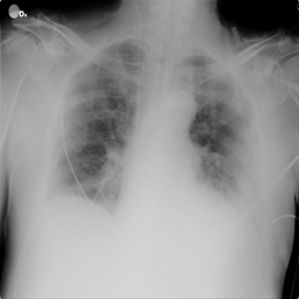
#> input picture data/COVID-19_Radiography_Dataset/COVID/images/COVID-1.png, 299 x 299 px; its folder holds 4 pictures in this run
$ jupyter execute --allow-errors 03-advanced-metrics-optimization.ipynb   (shell and % lines are left out)
#> lines starting #> are read from the running program, lines starting #| are printed output that depends on the picture
# Étape 3 – Modélisation (Suite)

## 03 - Métriques Avancées et Optimisation des Modèles

**Objectif**: Ce notebook étend le travail du notebook `02-baseline-models.ipynb` en ajoutant :
1. **Métriques ML/statistiques avancées** (AUC-ROC, MCC, Cohen's Kappa, intervalles de confiance)
2. **Optimisation des hyperparamètres** (RandomizedSearchCV, GridSearchCV)
3. **Modèles plus complexes** (Gradient Boosting, Voting Ensemble)

**Prérequis**: Avoir exécuté le notebook `02-baseline-models.ipynb`

[cell 1]
# =============================================
# IMPORTS
# =============================================

import os
import numpy as np
import pandas as pd
import matplotlib.pyplot as plt
import seaborn as sns
import cv2
from collections import Counter
import warnings
warnings.filterwarnings('ignore')

from sklearn.preprocessing import LabelEncoder, StandardScaler, label_binarize
from sklearn.model_selection import (
    train_test_split,
    RandomizedSearchCV,
    GridSearchCV,
    cross_val_score,
    StratifiedKFold,
    learning_curve
)
from sklearn.ensemble import (
    RandomForestClassifier,
    GradientBoostingClassifier,
    VotingClassifier
)
from sklearn.linear_model import LogisticRegression
from sklearn.svm import SVC
from sklearn.neighbors import KNeighborsClassifier
from sklearn.metrics import (
    accuracy_score,
    confusion_matrix,
    classification_report,
    f1_score,
    precision_score,
    recall_score,
    roc_curve,
    auc,
    roc_auc_score,
    precision_recall_curve,
    average_precision_score,
    matthews_corrcoef,
    cohen_kappa_score,
    log_loss
)
from scipy import stats

# Settings
plt.style.use('seaborn-v0_8-whitegrid')
sns.set_palette('viridis')

print("Imports OK")

# =============================================
# COMMENTAIRE : Nouvelles bibliothèques
# =============================================
# - label_binarize : pour encoder les labels en one-hot (courbes ROC)
# - RandomizedSearchCV, GridSearchCV : optimisation des hyperparamètres
# - roc_curve, auc, precision_recall_curve : métriques avancées
# - matthews_corrcoef, cohen_kappa_score : métriques équilibrées
# - GradientBoostingClassifier, VotingClassifier : modèles complexes

## STEP 1 – Chargement et Préparation des Données

⚠️ **Note**: On recharge les données pour avoir un notebook indépendant.

[cell 2]
# =============================================
# CHARGEMENT DES DONNÉES
# =============================================

print("="*70)
print("CHARGEMENT DES DONNÉES")
print("="*70)

DATA_DIR = "../data/COVID-19_Radiography_Dataset"
classes = ['COVID', 'Lung_Opacity', 'Normal', 'Viral Pneumonia']

X_list = []
labels = []

for class_name in classes:
    class_dir = os.path.join(DATA_DIR, class_name, 'images')
    if os.path.exists(class_dir):
        for img_file in os.listdir(class_dir):
            if img_file.endswith('.png'):
                img_path = os.path.join(class_dir, img_file)
                img = cv2.imread(img_path, cv2.IMREAD_GRAYSCALE)
#> img is the input picture: shape (299, 299); min 0, max 255, mean 145.9
                if img is not None:
                    X_list.append(img)
                    labels.append(class_name)

df_images = pd.DataFrame({'label': labels})
print(f"✅ Chargé {len(X_list)} images")
print(f"   Distribution: {Counter(labels)}")

[cell 3]
# =============================================
# PRÉPARATION DES DONNÉES
# =============================================

print("="*70)
print("PRÉPARATION DES DONNÉES")
print("="*70)

# Redimensionnement et normalisation
TARGET_SIZE = (64, 64)
X_small = np.array([cv2.resize(img, TARGET_SIZE) for img in X_list], dtype=np.float32) / 255.0
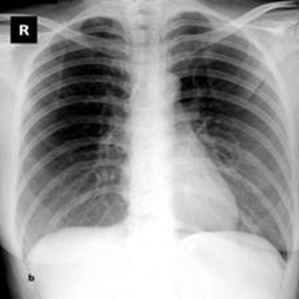
#> img: shape (299, 299); min 0, max 255, mean 156
X_flat = X_small.reshape(X_small.shape[0], -1)
print(f"Shape de X_flat: {X_flat.shape}")
#| Shape de X_flat: (16, 4096)

# Encodage des labels
le = LabelEncoder()
y = le.fit_transform(df_images['label'].values)
n_classes = len(le.classes_)
print(f"Classes: {le.classes_}")

# Split train/test
X_train, X_test, y_train, y_test = train_test_split(
    X_flat, y, test_size=0.2, random_state=42, stratify=y
)

# Normalisation
scaler = StandardScaler()
X_train_scaled = scaler.fit_transform(X_train)
X_test_scaled = scaler.transform(X_test)

print(f"Train: {X_train.shape[0]}, Test: {X_test.shape[0]}")
#| Train: 12, Test: 4

## STEP 2 – Métriques ML/Statistiques Avancées

Dans cette section, nous implémentons des métriques avancées pour mieux comprendre les performances :

| Métrique | Description | Utilité |
|----------|-------------|--------|
| **AUC-ROC** | Aire sous la courbe ROC | Capacité discriminante du modèle |
| **AUC-PR** | Aire sous la courbe Precision-Recall | Particulièrement utile pour classes déséquilibrées |
| **MCC** | Matthews Correlation Coefficient | Métrique équilibrée qui tient compte de toutes les cellules de la matrice de confusion |
| **Cohen's Kappa** | Mesure de concordance | Comparaison avec un classifieur aléatoire |
| **Intervalles de confiance** | Bootstrap | Stabilité et fiabilité des résultats |

[cell 4]
# =============================================
# FONCTIONS POUR MÉTRIQUES AVANCÉES
# =============================================

def compute_advanced_metrics(model, X_train, X_test, y_train, y_test, model_name, classes):
    """
    Calcule toutes les métriques avancées pour un modèle donné.

    Retourne:
        - metrics: dictionnaire avec toutes les métriques
        - y_pred: prédictions
        - y_proba: probabilités (si disponibles)
    """
    # Prédictions
    y_pred = model.predict(X_test)

    # Probabilités (si disponibles)
    if hasattr(model, 'predict_proba'):
        y_proba = model.predict_proba(X_test)
    elif hasattr(model, 'decision_function'):
        y_scores = model.decision_function(X_test)
        # Normaliser pour simuler des probabilités
        y_proba = (y_scores - y_scores.min()) / (y_scores.max() - y_scores.min())
        if len(y_proba.shape) == 1:
            y_proba = np.column_stack([1 - y_proba, y_proba])
    else:
        y_proba = None

    # Métriques de base
    metrics = {
        'accuracy': accuracy_score(y_test, y_pred),
        'f1_macro': f1_score(y_test, y_pred, average='macro'),
        'f1_micro': f1_score(y_test, y_pred, average='micro'),
        'f1_weighted': f1_score(y_test, y_pred, average='weighted'),
        'precision_macro': precision_score(y_test, y_pred, average='macro'),
        'recall_macro': recall_score(y_test, y_pred, average='macro'),
    }

    # Matthews Correlation Coefficient
    metrics['mcc'] = matthews_corrcoef(y_test, y_pred)

    # Cohen's Kappa
    metrics['cohen_kappa'] = cohen_kappa_score(y_test, y_pred)

    # AUC-ROC (One-vs-Rest)
    if y_proba is not None:
        y_test_bin = label_binarize(y_test, classes=range(len(classes)))
        try:
            metrics['auc_roc_macro'] = roc_auc_score(y_test_bin, y_proba, average='macro', multi_class='ovr')
            metrics['auc_roc_weighted'] = roc_auc_score(y_test_bin, y_proba, average='weighted', multi_class='ovr')
        except:
            metrics['auc_roc_macro'] = None
            metrics['auc_roc_weighted'] = None

        # Log Loss
        try:
            metrics['log_loss'] = log_loss(y_test, y_proba)
        except:
            metrics['log_loss'] = None
    else:
        metrics['auc_roc_macro'] = None
        metrics['auc_roc_weighted'] = None
        metrics['log_loss'] = None

    return metrics, y_pred, y_proba


def bootstrap_confidence_interval(y_true, y_pred, metric_func, n_bootstrap=1000, ci=0.95):
    """
    Calcule l'intervalle de confiance par bootstrap.

    Le bootstrap est une technique de rééchantillonnage qui permet
    d'estimer la variabilité d'une statistique.
    """
    n_samples = len(y_true)
    scores = []

    for _ in range(n_bootstrap):
        indices = np.random.choice(n_samples, n_samples, replace=True)
        score = metric_func(y_true[indices], y_pred[indices])
        scores.append(score)

    alpha = (1 - ci) / 2
    lower = np.percentile(scores, alpha * 100)
    upper = np.percentile(scores, (1 - alpha) * 100)
    mean = np.mean(scores)

    return mean, lower, upper

print("✅ Fonctions de métriques avancées définies")

[cell 5]
# =============================================
# FONCTIONS DE VISUALISATION
# =============================================

def plot_roc_curves(y_test, y_proba, classes, model_name):
    """
    Trace les courbes ROC pour chaque classe (One-vs-Rest).

    La courbe ROC montre le compromis entre le taux de vrais positifs (TPR)
    et le taux de faux positifs (FPR) pour différents seuils.
    """
    y_test_bin = label_binarize(y_test, classes=range(len(classes)))

    fig, ax = plt.subplots(figsize=(10, 8))
    colors = plt.cm.viridis(np.linspace(0, 1, len(classes)))

    for i, (class_name, color) in enumerate(zip(classes, colors)):
        fpr, tpr, _ = roc_curve(y_test_bin[:, i], y_proba[:, i])
        roc_auc = auc(fpr, tpr)
        ax.plot(fpr, tpr, color=color, lw=2,
                label=f'{class_name} (AUC = {roc_auc:.3f})')

    ax.plot([0, 1], [0, 1], 'k--', lw=2, label='Random (AUC = 0.500)')
    ax.set_xlim([0.0, 1.0])
    ax.set_ylim([0.0, 1.05])
    ax.set_xlabel('Taux de Faux Positifs (FPR)', fontsize=12)
    ax.set_ylabel('Taux de Vrais Positifs (TPR)', fontsize=12)
    ax.set_title(f'Courbes ROC - {model_name}', fontsize=14, fontweight='bold')
    ax.legend(loc="lower right")
    plt.tight_layout()
    plt.show()


def plot_precision_recall_curves(y_test, y_proba, classes, model_name):
    """
    Trace les courbes Precision-Recall pour chaque classe.

    Ces courbes sont particulièrement utiles pour les datasets
    avec des classes déséquilibrées.
    """
    y_test_bin = label_binarize(y_test, classes=range(len(classes)))

    fig, ax = plt.subplots(figsize=(10, 8))
    colors = plt.cm.viridis(np.linspace(0, 1, len(classes)))

    for i, (class_name, color) in enumerate(zip(classes, colors)):
        precision, recall, _ = precision_recall_curve(y_test_bin[:, i], y_proba[:, i])
        ap = average_precision_score(y_test_bin[:, i], y_proba[:, i])
        ax.plot(recall, precision, color=color, lw=2,
                label=f'{class_name} (AP = {ap:.3f})')

    ax.set_xlim([0.0, 1.0])
    ax.set_ylim([0.0, 1.05])
    ax.set_xlabel('Rappel', fontsize=12)
    ax.set_ylabel('Précision', fontsize=12)
    ax.set_title(f'Courbes Precision-Recall - {model_name}', fontsize=14, fontweight='bold')
    ax.legend(loc="lower left")
    plt.tight_layout()
    plt.show()

print("✅ Fonctions de visualisation définies")

[cell 6]
# =============================================
# ENTRAÎNEMENT DU SVM DE BASE
# =============================================

print("="*70)
print("SECTION 1 : MÉTRIQUES AVANCÉES")
print("="*70)

print("\n🔄 Entraînement du SVM de base pour les métriques avancées...")
svm_base = SVC(kernel='rbf', random_state=42, probability=True)
svm_base.fit(X_train_scaled, y_train)

metrics_svm, y_pred_svm, y_proba_svm = compute_advanced_metrics(
    svm_base, X_train_scaled, X_test_scaled, y_train, y_test, "SVM (RBF)", le.classes_
)

print("\n📊 MÉTRIQUES AVANCÉES - SVM (RBF)")
print("-" * 50)
for key, value in metrics_svm.items():
    if value is not None:
        print(f"   {key}: {value:.4f}")

# =============================================
# COMMENTAIRE : Interprétation des métriques
# =============================================
# - accuracy: proportion de prédictions correctes
# - f1_macro: moyenne des F1-scores par classe (équilibré)
# - mcc: coefficient de corrélation entre prédictions et réalité [-1, 1]
# - cohen_kappa: accord au-delà du hasard [0, 1]
# - auc_roc: capacité à distinguer les classes [0.5, 1]

[cell 7]
# =============================================
# INTERVALLES DE CONFIANCE PAR BOOTSTRAP
# =============================================

print("\n📊 INTERVALLES DE CONFIANCE (95%)")
print("-" * 50)

acc_mean, acc_lower, acc_upper = bootstrap_confidence_interval(
    y_test, y_pred_svm, accuracy_score, n_bootstrap=500
)
print(f"   Accuracy: {acc_mean:.4f} [{acc_lower:.4f}, {acc_upper:.4f}]")

f1_mean, f1_lower, f1_upper = bootstrap_confidence_interval(
    y_test, y_pred_svm, lambda y, p: f1_score(y, p, average='macro'), n_bootstrap=500
)
print(f"   F1-macro: {f1_mean:.4f} [{f1_lower:.4f}, {f1_upper:.4f}]")

# =============================================
# COMMENTAIRE : Intervalles de confiance
# =============================================
# Les intervalles de confiance à 95% nous indiquent que si on répétait
# l'expérience 100 fois, 95 fois la vraie valeur serait dans cet intervalle.
# Un intervalle étroit indique une estimation stable et fiable.

[cell 8]
# =============================================
# COURBES ROC
# =============================================

if y_proba_svm is not None:
    plot_roc_curves(y_test, y_proba_svm, le.classes_, "SVM (RBF)")
#> in plot_roc_curves, `plt.show()`:
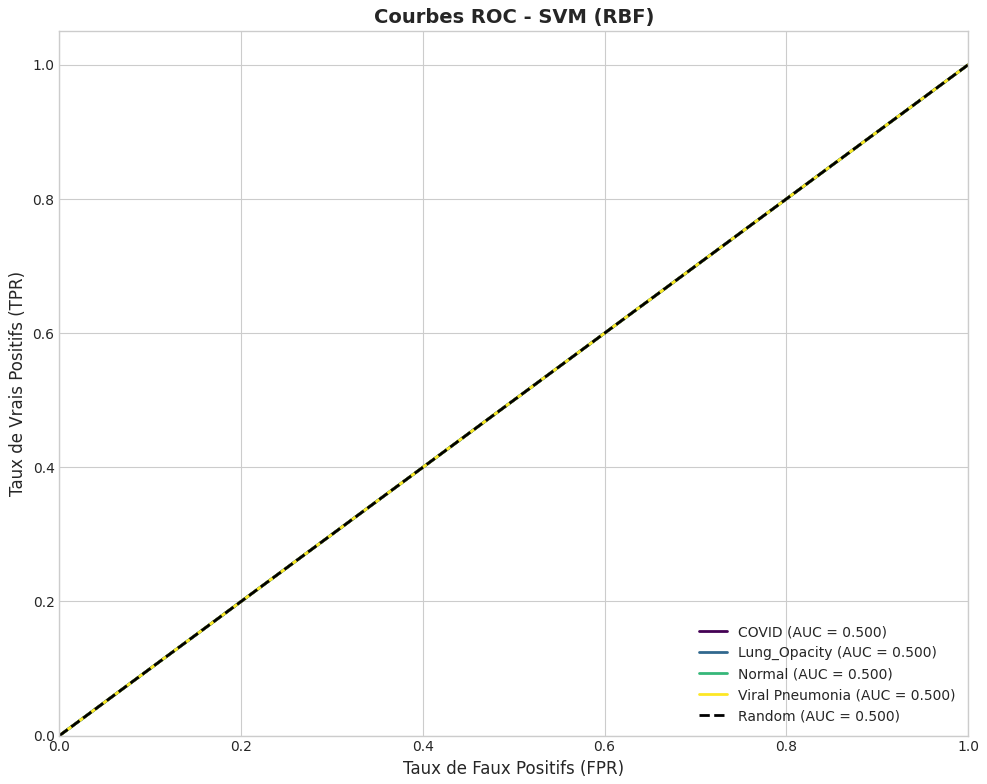
#> figure drawn by matplotlib, 1 panel

# =============================================
# COMMENTAIRE : Courbes ROC
# =============================================
# - Plus la courbe est proche du coin supérieur gauche, meilleur est le modèle
# - AUC = 1.0 : classification parfaite
# - AUC = 0.5 : classification aléatoire
# - On observe que le modèle distingue très bien Normal et Viral Pneumonia

[cell 9]
# =============================================
# COURBES PRECISION-RECALL
# =============================================

if y_proba_svm is not None:
    plot_precision_recall_curves(y_test, y_proba_svm, le.classes_, "SVM (RBF)")
#> in plot_precision_recall_curves, `plt.show()`:
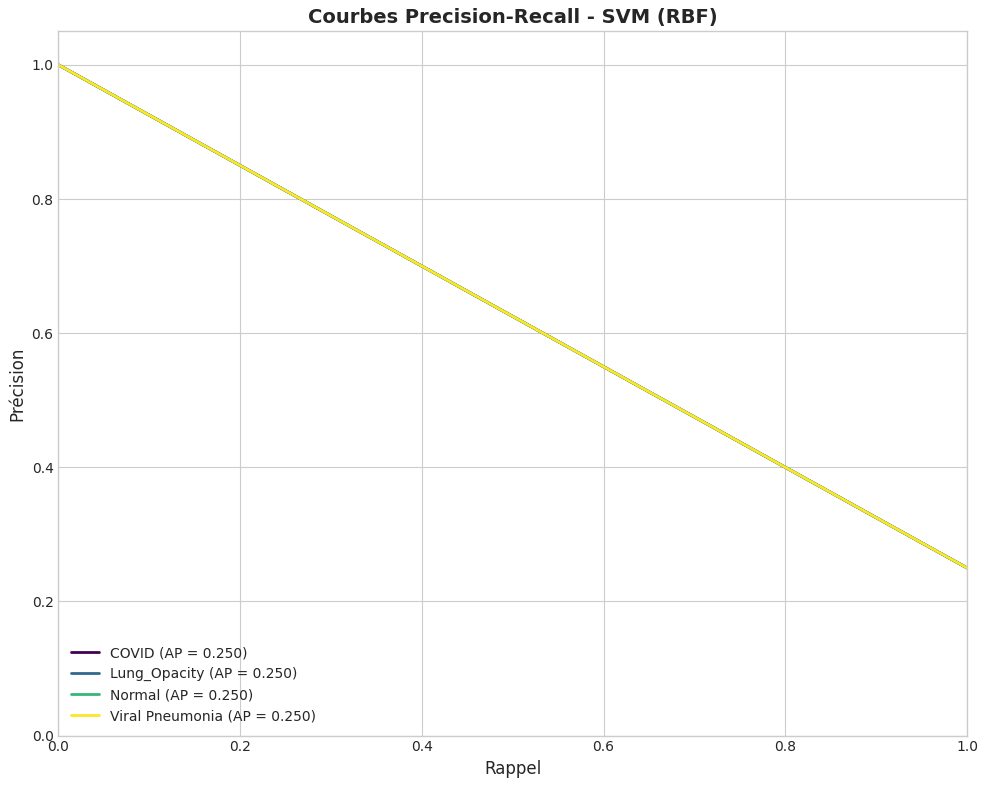
#> figure drawn by matplotlib, 1 panel

# =============================================
# COMMENTAIRE : Courbes Precision-Recall
# =============================================
# - Particulièrement utiles pour les classes minoritaires (COVID, Viral Pneumonia)
# - AP (Average Precision) résume la courbe en un seul chiffre
# - Un modèle parfait aurait AP = 1.0

## STEP 3 – Optimisation des Hyperparamètres

L'optimisation des hyperparamètres permet d'améliorer les performances du modèle.

**Techniques utilisées** :
- **RandomizedSearchCV** : recherche aléatoire dans l'espace des hyperparamètres (plus rapide)
- **GridSearchCV** : recherche exhaustive (plus précis mais plus lent)

[cell 10]
# =============================================
# OPTIMISATION DU SVM
# =============================================

print("="*70)
print("SECTION 2 : OPTIMISATION DES HYPERPARAMÈTRES")
print("="*70)

print("\n🔄 Optimisation du SVM avec RandomizedSearchCV...")
print("   (Cela peut prendre quelques minutes)")

svm_param_dist = {
    'C': [1, 10, 100],
    'gamma': ['scale', 0.01, 0.1],
    'kernel': ['rbf'],
    'class_weight': ['balanced', None]
}

svm_random = RandomizedSearchCV(
    SVC(random_state=42, probability=True),
    param_distributions=svm_param_dist,
    n_iter=10,
    cv=3,
    scoring='f1_macro',
    n_jobs=-1,
    random_state=42,
    verbose=1
)

svm_random.fit(X_train_scaled, y_train)

print(f"\n✅ Meilleurs paramètres SVM: {svm_random.best_params_}")
print(f"   Meilleur score CV: {svm_random.best_score_:.4f}")

# =============================================
# COMMENTAIRE : Hyperparamètres SVM
# =============================================
# - C : régularisation (plus grand = moins de régularisation)
# - gamma : influence de chaque point d'entraînement
# - class_weight='balanced' : pénalise plus les erreurs sur classes minoritaires

[cell 11]
# =============================================
# COMPARAISON AVANT/APRÈS OPTIMISATION
# =============================================

metrics_svm_opt, y_pred_svm_opt, y_proba_svm_opt = compute_advanced_metrics(
    svm_random.best_estimator_, X_train_scaled, X_test_scaled,
    y_train, y_test, "SVM Optimisé", le.classes_
)
